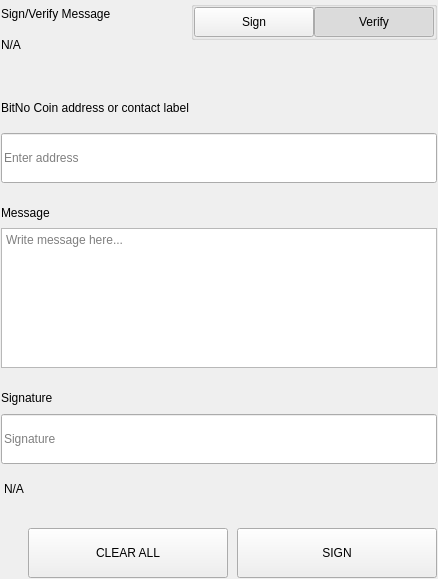
<?xml version="1.0" encoding="UTF-8"?>
<ui version="4.0">
 <class>SettingsSignMessageWidgets</class>
 <widget class="QWidget" name="SettingsSignMessageWidgets">
  <property name="geometry">
   <rect>
    <x>0</x>
    <y>0</y>
    <width>438</width>
    <height>579</height>
   </rect>
  </property>
  <property name="windowTitle">
   <string>Form</string>
  </property>
  <layout class="QVBoxLayout" name="verticalLayout">
   <property name="spacing">
    <number>0</number>
   </property>
   <property name="leftMargin">
    <number>0</number>
   </property>
   <property name="topMargin">
    <number>0</number>
   </property>
   <property name="rightMargin">
    <number>0</number>
   </property>
   <property name="bottomMargin">
    <number>0</number>
   </property>
   <item>
    <widget class="QWidget" name="left" native="true">
     <layout class="QVBoxLayout" name="verticalLayout_3">
      <property name="leftMargin">
       <number>0</number>
      </property>
      <property name="topMargin">
       <number>0</number>
      </property>
      <property name="rightMargin">
       <number>0</number>
      </property>
      <property name="bottomMargin">
       <number>0</number>
      </property>
      <item>
       <widget class="QWidget" name="container_sign" native="true">
        <layout class="QVBoxLayout" name="verticalLayout_2">
         <property name="spacing">
          <number>0</number>
         </property>
         <property name="leftMargin">
          <number>1</number>
         </property>
         <property name="topMargin">
          <number>1</number>
         </property>
         <property name="rightMargin">
          <number>1</number>
         </property>
         <property name="bottomMargin">
          <number>1</number>
         </property>
         <item>
          <layout class="QHBoxLayout" name="horizontalLayout_3" stretch="3,1">
           <property name="spacing">
            <number>40</number>
           </property>
           <item>
            <layout class="QVBoxLayout" name="verticalLayoutTitle">
             <property name="spacing">
              <number>5</number>
             </property>
             <item>
              <widget class="QLabel" name="labelTitle">
               <property name="text">
                <string>Sign/Verify Message</string>
               </property>
              </widget>
             </item>
             <item>
              <widget class="QLabel" name="labelSubtitle1">
               <property name="text">
                <string notr="true">N/A</string>
               </property>
               <property name="wordWrap">
                <bool>true</bool>
               </property>
              </widget>
             </item>
            </layout>
           </item>
           <item alignment="Qt::AlignRight|Qt::AlignTop">
            <widget class="QWidget" name="containerSwitch" native="true">
             <property name="styleSheet">
              <string notr="true">#containerSwitch{
	padding-top:9px;
}</string>
             </property>
             <layout class="QVBoxLayout" name="verticalLayout_6">
              <property name="spacing">
               <number>4</number>
              </property>
              <property name="leftMargin">
               <number>0</number>
              </property>
              <property name="topMargin">
               <number>0</number>
              </property>
              <property name="rightMargin">
               <number>0</number>
              </property>
              <property name="bottomMargin">
               <number>0</number>
              </property>
              <item alignment="Qt::AlignRight">
               <widget class="QGroupBox" name="groupBox">
                <property name="sizePolicy">
                 <sizepolicy hsizetype="Fixed" vsizetype="Preferred">
                  <horstretch>0</horstretch>
                  <verstretch>0</verstretch>
                 </sizepolicy>
                </property>
                <property name="title">
                 <string/>
                </property>
                <property name="alignment">
                 <set>Qt::AlignRight|Qt::AlignTop|Qt::AlignTrailing</set>
                </property>
                <layout class="QHBoxLayout" name="horizontalLayout_4">
                 <property name="spacing">
                  <number>0</number>
                 </property>
                 <property name="leftMargin">
                  <number>0</number>
                 </property>
                 <property name="topMargin">
                  <number>0</number>
                 </property>
                 <property name="rightMargin">
                  <number>0</number>
                 </property>
                 <property name="bottomMargin">
                  <number>0</number>
                 </property>
                 <item>
                  <widget class="QPushButton" name="pushSign">
                   <property name="minimumSize">
                    <size>
                     <width>120</width>
                     <height>30</height>
                    </size>
                   </property>
                   <property name="maximumSize">
                    <size>
                     <width>120</width>
                     <height>30</height>
                    </size>
                   </property>
                   <property name="focusPolicy">
                    <enum>Qt::NoFocus</enum>
                   </property>
                   <property name="text">
                    <string>Sign</string>
                   </property>
                   <property name="checkable">
                    <bool>true</bool>
                   </property>
                   <property name="autoExclusive">
                    <bool>true</bool>
                   </property>
                  </widget>
                 </item>
                 <item>
                  <widget class="QPushButton" name="pushVerify">
                   <property name="minimumSize">
                    <size>
                     <width>120</width>
                     <height>30</height>
                    </size>
                   </property>
                   <property name="maximumSize">
                    <size>
                     <width>120</width>
                     <height>30</height>
                    </size>
                   </property>
                   <property name="focusPolicy">
                    <enum>Qt::NoFocus</enum>
                   </property>
                   <property name="text">
                    <string>Verify</string>
                   </property>
                   <property name="checkable">
                    <bool>true</bool>
                   </property>
                   <property name="checked">
                    <bool>true</bool>
                   </property>
                   <property name="autoExclusive">
                    <bool>true</bool>
                   </property>
                  </widget>
                 </item>
                </layout>
               </widget>
              </item>
              <item alignment="Qt::AlignHCenter|Qt::AlignTop">
               <widget class="QLabel" name="labelSubtitleSwitch">
                <property name="text">
                 <string/>
                </property>
                <property name="alignment">
                 <set>Qt::AlignRight|Qt::AlignTrailing|Qt::AlignVCenter</set>
                </property>
               </widget>
              </item>
             </layout>
            </widget>
           </item>
          </layout>
         </item>
         <item>
          <spacer name="verticalSpacer_2">
           <property name="orientation">
            <enum>Qt::Vertical</enum>
           </property>
           <property name="sizeType">
            <enum>QSizePolicy::Fixed</enum>
           </property>
           <property name="sizeHint" stdset="0">
            <size>
             <width>20</width>
             <height>40</height>
            </size>
           </property>
          </spacer>
         </item>
         <item>
          <widget class="QWidget" name="containerAddress" native="true">
           <property name="sizePolicy">
            <sizepolicy hsizetype="Preferred" vsizetype="Fixed">
             <horstretch>0</horstretch>
             <verstretch>0</verstretch>
            </sizepolicy>
           </property>
           <layout class="QVBoxLayout" name="verticalLayout_5" stretch="0,0">
            <property name="spacing">
             <number>15</number>
            </property>
            <property name="leftMargin">
             <number>0</number>
            </property>
            <property name="topMargin">
             <number>0</number>
            </property>
            <property name="rightMargin">
             <number>0</number>
            </property>
            <property name="bottomMargin">
             <number>0</number>
            </property>
            <item>
             <widget class="QLabel" name="labelSubtitleAddress">
              <property name="minimumSize">
               <size>
                <width>0</width>
                <height>20</height>
               </size>
              </property>
              <property name="maximumSize">
               <size>
                <width>16777215</width>
                <height>20</height>
               </size>
              </property>
              <property name="text">
               <string>BitNo Coin address or contact label</string>
              </property>
             </widget>
            </item>
            <item>
             <widget class="QLineEdit" name="addressIn_SM">
              <property name="minimumSize">
               <size>
                <width>0</width>
                <height>50</height>
               </size>
              </property>
              <property name="maximumSize">
               <size>
                <width>16777215</width>
                <height>50</height>
               </size>
              </property>
              <property name="placeholderText">
               <string>Enter address</string>
              </property>
             </widget>
            </item>
           </layout>
          </widget>
         </item>
         <item>
          <spacer name="verticalSpacer_3">
           <property name="orientation">
            <enum>Qt::Vertical</enum>
           </property>
           <property name="sizeType">
            <enum>QSizePolicy::Fixed</enum>
           </property>
           <property name="sizeHint" stdset="0">
            <size>
             <width>20</width>
             <height>20</height>
            </size>
           </property>
          </spacer>
         </item>
         <item>
          <layout class="QVBoxLayout" name="verticalLayout_9">
           <property name="spacing">
            <number>5</number>
           </property>
           <item>
            <widget class="QLabel" name="labelSubtitleMessage">
             <property name="minimumSize">
              <size>
               <width>0</width>
               <height>20</height>
              </size>
             </property>
             <property name="maximumSize">
              <size>
               <width>16777215</width>
               <height>20</height>
              </size>
             </property>
             <property name="text">
              <string>Message</string>
             </property>
            </widget>
           </item>
           <item>
            <widget class="QPlainTextEdit" name="messageIn_SM">
             <property name="minimumSize">
              <size>
               <width>0</width>
               <height>140</height>
              </size>
             </property>
             <property name="maximumSize">
              <size>
               <width>16777215</width>
               <height>140</height>
              </size>
             </property>
             <property name="placeholderText">
              <string>Write message here...</string>
             </property>
            </widget>
           </item>
          </layout>
         </item>
         <item>
          <spacer name="verticalSpacer_4">
           <property name="orientation">
            <enum>Qt::Vertical</enum>
           </property>
           <property name="sizeType">
            <enum>QSizePolicy::Fixed</enum>
           </property>
           <property name="sizeHint" stdset="0">
            <size>
             <width>20</width>
             <height>20</height>
            </size>
           </property>
          </spacer>
         </item>
         <item>
          <widget class="QWidget" name="widget" native="true">
           <property name="minimumSize">
            <size>
             <width>0</width>
             <height>75</height>
            </size>
           </property>
           <property name="maximumSize">
            <size>
             <width>16777215</width>
             <height>16777215</height>
            </size>
           </property>
           <layout class="QVBoxLayout" name="verticalLayout_4">
            <property name="leftMargin">
             <number>0</number>
            </property>
            <property name="topMargin">
             <number>0</number>
            </property>
            <property name="rightMargin">
             <number>0</number>
            </property>
            <property name="bottomMargin">
             <number>0</number>
            </property>
            <item>
             <widget class="QLabel" name="labelSubtitleSignature">
              <property name="minimumSize">
               <size>
                <width>0</width>
                <height>20</height>
               </size>
              </property>
              <property name="maximumSize">
               <size>
                <width>16777215</width>
                <height>20</height>
               </size>
              </property>
              <property name="text">
               <string>Signature</string>
              </property>
             </widget>
            </item>
            <item>
             <widget class="QLineEdit" name="signatureOut_SM">
              <property name="minimumSize">
               <size>
                <width>0</width>
                <height>50</height>
               </size>
              </property>
              <property name="placeholderText">
               <string>Signature</string>
              </property>
             </widget>
            </item>
           </layout>
          </widget>
         </item>
         <item>
          <widget class="QLabel" name="statusLabel_SM">
           <property name="styleSheet">
            <string notr="true">padding-top:5px;</string>
           </property>
           <property name="text">
            <string notr="true">N/A</string>
           </property>
          </widget>
         </item>
         <item>
          <spacer name="verticalSpacer">
           <property name="orientation">
            <enum>Qt::Vertical</enum>
           </property>
           <property name="sizeType">
            <enum>QSizePolicy::Fixed</enum>
           </property>
           <property name="sizeHint" stdset="0">
            <size>
             <width>20</width>
             <height>20</height>
            </size>
           </property>
          </spacer>
         </item>
         <item>
          <layout class="QHBoxLayout" name="horizontalLayout_7">
           <property name="spacing">
            <number>9</number>
           </property>
           <item>
            <spacer name="horizontalSpacer_5">
             <property name="orientation">
              <enum>Qt::Horizontal</enum>
             </property>
             <property name="sizeType">
              <enum>QSizePolicy::Expanding</enum>
             </property>
             <property name="sizeHint" stdset="0">
              <size>
               <width>40</width>
               <height>20</height>
              </size>
             </property>
            </spacer>
           </item>
           <item>
            <widget class="QPushButton" name="pushButtonClear">
             <property name="minimumSize">
              <size>
               <width>200</width>
               <height>50</height>
              </size>
             </property>
             <property name="focusPolicy">
              <enum>Qt::NoFocus</enum>
             </property>
             <property name="text">
              <string>CLEAR ALL</string>
             </property>
            </widget>
           </item>
           <item>
            <widget class="QPushButton" name="pushButtonSave">
             <property name="minimumSize">
              <size>
               <width>200</width>
               <height>50</height>
              </size>
             </property>
             <property name="maximumSize">
              <size>
               <width>200</width>
               <height>50</height>
              </size>
             </property>
             <property name="focusPolicy">
              <enum>Qt::NoFocus</enum>
             </property>
             <property name="text">
              <string>SIGN</string>
             </property>
            </widget>
           </item>
          </layout>
         </item>
        </layout>
       </widget>
      </item>
     </layout>
    </widget>
   </item>
  </layout>
 </widget>
 <resources/>
 <connections/>
</ui>
